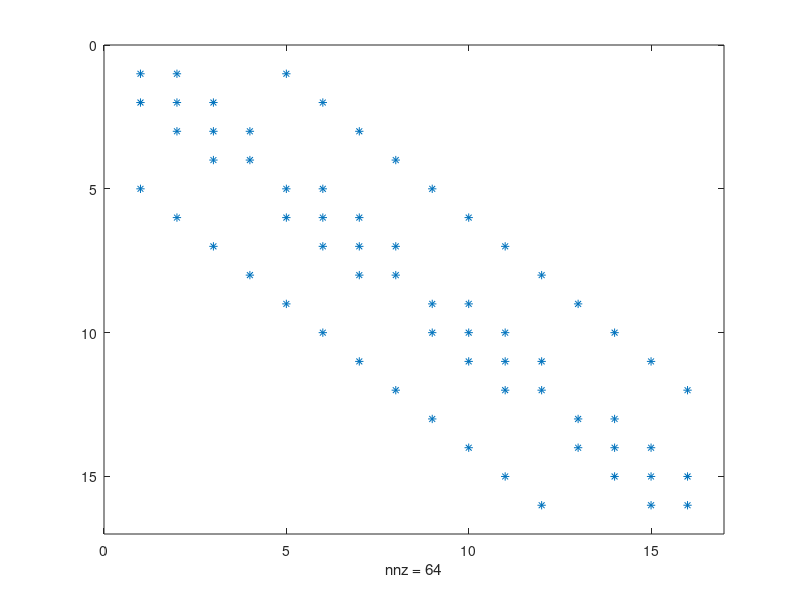

Write MATLAB code to recreate this figure.

% Change n, to increase matrix size
n = 4;

h = 1/(n+1);
h2=(n+1)*(n+1);

K1D = spdiags(ones(n,1)*[-1 2 -1],-1:1,n,n);  % 1d Poisson matrix
% subplot(2,3,4), spy(K1D)

I1D = speye(size(K1D));                       % 1d identity matrix
K2D = kron(K1D,I1D)+kron(I1D,K1D);            % 2d Poisson matrix (sparse format)
spy(K2D);

f2D = h^2*ones(n^2,1);                        % 2d right hand side
u2D = K2D\f2D;                                % exact solution